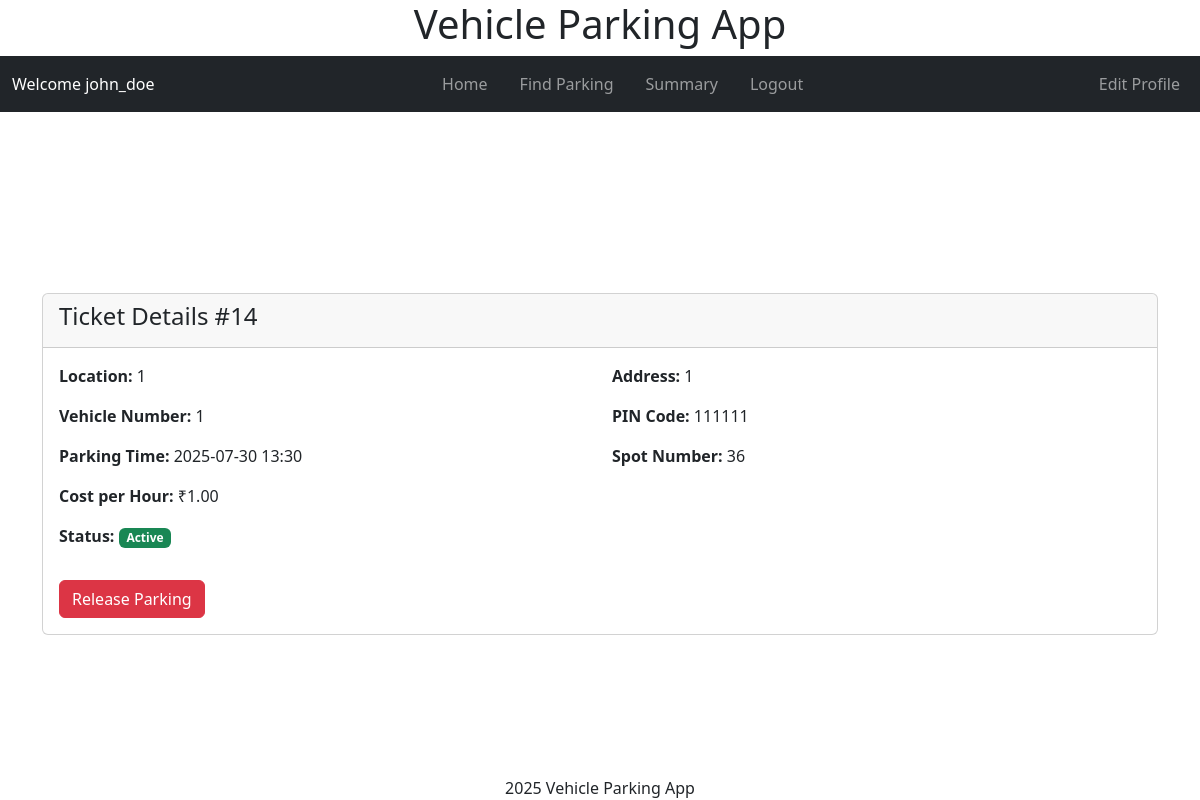
Screenshot of /user/view_ticket/14 (signed in) with the database file from the repository.
### models/models.py (models this page shows, shortened)
class User(db.Model, UserMixin):
    id = db.Column(db.Integer, primary_key=True)
    username = db.Column(db.String(80), unique=True, nullable=False)
    fullname = db.Column(db.String(255), nullable=False)
    address = db.Column(db.Text, nullable=False)
    pincode = db.Column(db.String(10), nullable=False)
    is_admin = db.Column(db.Boolean, default=False, nullable=False)
    parking_tickets = db.relationship('Ticket', backref='user', lazy=True)
    password_hash = db.Column(db.String(128), nullable=False)

class Ticket(db.Model):
    id = db.Column(db.Integer, primary_key=True)
    active = db.Column(db.Boolean, default=True, nullable=False)
    spot_id = db.Column(db.Integer, db.ForeignKey('parking_spot.id'), nullable=False)
    user_id = db.Column(db.Integer, db.ForeignKey('user.id'), nullable=False)
    vehicle_number = db.Column(db.String(20), nullable=False)
    parking_timestamp = db.Column(db.DateTime, nullable=False)
    leaving_timestamp = db.Column(db.DateTime)
    duration = db.Column(db.Float)
    total_cost = db.Column(db.Numeric(10, 2))
    parking_cost_per_unit_time = db.Column(db.Numeric(8, 2), nullable=False)

class ParkingLot(db.Model):
    id = db.Column(db.Integer, primary_key=True)
    prime_location_name = db.Column(db.String(255), nullable=False)
    price = db.Column(db.Numeric(10, 2), nullable=False)
    address = db.Column(db.Text, nullable=False)
    pin_code = db.Column(db.String(10), nullable=False)
    maximum_number_of_spots = db.Column(db.Integer, nullable=False)
    spots = db.relationship('ParkingSpot', backref='lot', lazy=True,
                          cascade='all, delete-orphan')

class ParkingSpot(db.Model):
    id = db.Column(db.Integer, primary_key=True)
    lot_id = db.Column(db.Integer, db.ForeignKey('parking_lot.id'), nullable=False)
    status = db.Column(db.String(1), nullable=False, default='A')
    tickets = db.relationship('Ticket', backref='spot', lazy=True,
                            cascade='all, delete-orphan')

### controllers/user_controllers.py (the view)
@app.route('/user/view_ticket/<int:ticket_id>')
@user_required
def view_ticket(ticket_id):
    ticket = Ticket.query.get_or_404(ticket_id)
    if ticket.user_id != current_user.id:
        flash('Unauthorized access', 'error')
        return redirect(url_for('user_dashboard'))
    return render_template('user/view_ticket.html', ticket=ticket, user=current_user.username)

### app.py (called while the page is built)
def create_app():
    app = Flask(__name__)
    app.config.from_object(LocalDevelopmentConfig)
    db.init_app(app)
    login_manager = LoginManager()
    login_manager.init_app(app)
    from models.models import User
    @login_manager.user_loader
    def load_user(user_id):
        return User.query.get(int(user_id))
    app.app_context().push()
    return app

### controllers/user_controllers.py (called while the page is built)
def user_required(f):
    @wraps(f)
    def decorated_function(*args, **kwargs):
        if not current_user.is_authenticated:
            flash('Please login to access this page.', 'warning')
            return redirect(url_for('login'))
        if current_user.is_admin:
            flash('This page is only accessible to regular users.', 'warning')
            return redirect(url_for('admin_dashboard'))
        return f(*args, **kwargs)
    return decorated_function

### templates/user/view_ticket.html (shortened to what this page needs)
{% extends "layout.html" %}
{% block header %}
    {% include "user/navbar.html" with context %}
{% endblock header %}
{% block content %}
<div class="container mt-4">
    <div class="card">
        <div class="card-header">
            <h4>Ticket Details #{{ ticket.id }}</h4>
        </div>
        <div class="card-body">
            <div class="row">
                <div class="col-md-6">
                    <p><strong>Location:</strong> {{ ticket.spot.lot.prime_location_name }}</p>
                    <p><strong>Vehicle Number:</strong> {{ ticket.vehicle_number }}</p>
                    <p><strong>Parking Time:</strong> {{ ticket.parking_timestamp.strftime('%Y-%m-%d %H:%M') }}</p>
                    <p><strong>Cost per Hour:</strong> ₹{{ ticket.parking_cost_per_unit_time }}</p>
                    <p><strong>Status:</strong>
                        {% if ticket.leaving_timestamp %}
                            <span class="badge bg-secondary">Released</span>
                        {% else %}
                            <span class="badge bg-success">Active</span>
                        {% endif %}
                    </p>
                </div>
                <div class="col-md-6">
                    <p><strong>Address:</strong> {{ ticket.spot.lot.address }}</p>
                    <p><strong>PIN Code:</strong> {{ ticket.spot.lot.pin_code }}</p>
                    <p><strong>Spot Number:</strong> {{ ticket.spot.id }}</p>
                </div>
            </div>
            {% if not ticket.leaving_timestamp %}
                <div class="mt-3">
                    <form action="{{ url_for('release_parking', record_id=ticket.id) }}" method="POST" class="d-inline">
                        <button type="submit" class="btn btn-danger">Release Parking</button>
                    </form>
                </div>
            {% endif %}
        </div>
    </div>
</div>
{% endblock %}

### templates/user/navbar.html
<nav class="navbar navbar-expand-lg navbar-dark bg-dark">
    <div class="container-fluid">
        <span class="navbar-text text-white mr-3">
            Welcome {{ user if user else 'Error Please provide user name' }}
        </span>
        <div class="mx-auto order-0">
            <ul class="navbar-nav flex-row">
                <li class="nav-item px-2">
                    <a class="nav-link" href="{{ url_for('user_dashboard') }}">Home</a>
                </li>
                <li class="nav-item px-2">
                    <a class="nav-link" href="{{ url_for('find_parking') }}">Find Parking</a>
                </li>
                <li class="nav-item px-2">
                    <a class="nav-link" href="{{ url_for('user_summary') }}">Summary</a>
                </li>
                <li class="nav-item px-2">
                    <a class="nav-link" href="{{ url_for('logout') }}">Logout</a>
                </li>
            </ul>
        </div>
        <ul class="navbar-nav ml-auto">
            <li class="nav-item">
                <a class="nav-link" href="{{ url_for('edit_profile') }}">Edit Profile</a>
            </li>
        </ul>
    </div>
</nav>

### static/styles.css (style rules this page uses)
html, body { height: 100%; width: 100vw; margin: 0; padding: 0; overflow: hidden; }
body { min-height: 100vh; min-width: 100vw; box-sizing: border-box; display: flex; flex-direction: column; }

### rows the page displays
User: username "john_doe"
Ticket: id "14", vehicle_number "1", parking_timestamp "2025-07-30 13:30", parking_cost_per_unit_time "1.00"
ParkingLot: spot.lot.prime_location_name "1", spot.lot.address "1", spot.lot.pin_code "111111"
ParkingSpot: spot.id "36"
